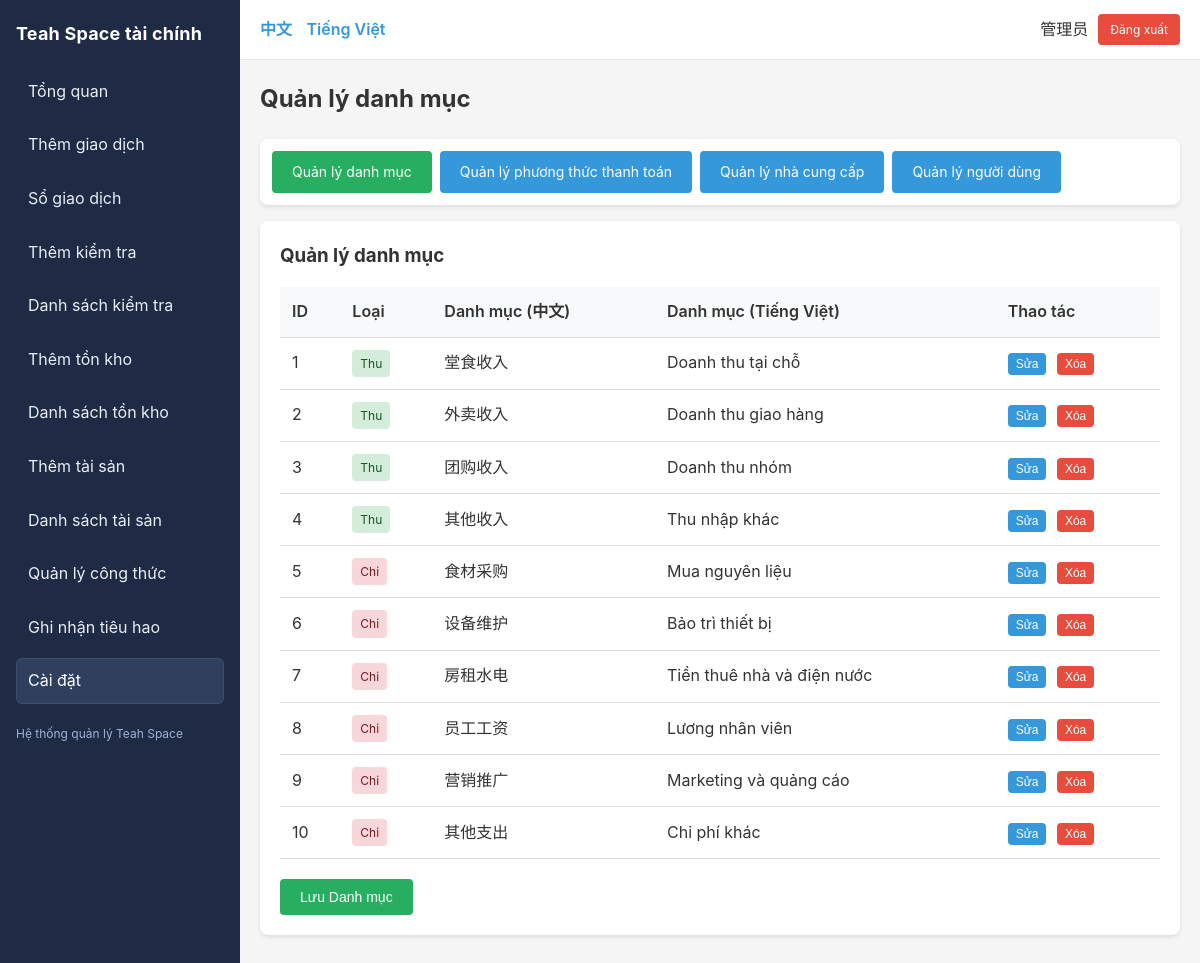
The page /index.php?r=settings/categories (signed in) on the database its author committed.
### tables this page shows
CREATE TABLE IF NOT EXISTS users (
  id INT AUTO_INCREMENT PRIMARY KEY,
  username VARCHAR(64) NOT NULL UNIQUE COMMENT '用户名',
  password_hash VARCHAR(255) NOT NULL COMMENT '密码哈希',
  display_name VARCHAR(64) NOT NULL COMMENT '显示名称',
  role_id INT NOT NULL COMMENT '角色ID',
  is_active TINYINT(1) NOT NULL DEFAULT 1 COMMENT '是否激活',
  created_at TIMESTAMP DEFAULT CURRENT_TIMESTAMP COMMENT '创建时间',
  updated_at TIMESTAMP DEFAULT CURRENT_TIMESTAMP ON UPDATE CURRENT_TIMESTAMP COMMENT '更新时间',
  CONSTRAINT fk_users_role FOREIGN KEY (role_id) REFERENCES roles(id) ON DELETE RESTRICT,
  INDEX idx_username (username),
  INDEX idx_role (role_id)
);

CREATE TABLE IF NOT EXISTS categories (
  id INT AUTO_INCREMENT PRIMARY KEY,
  `type` ENUM('income','expense','both') NOT NULL COMMENT '类型：收入/支出/两者',
  name_zh VARCHAR(64) NOT NULL COMMENT '中文名称',
  name_vi VARCHAR(64) NOT NULL COMMENT '越南语名称',
  parent_id INT NULL COMMENT '父分类ID（二级分类）',
  is_active TINYINT(1) NOT NULL DEFAULT 1 COMMENT '是否激活',
  CONSTRAINT fk_categories_parent FOREIGN KEY (parent_id) REFERENCES categories(id) ON DELETE SET NULL,
  INDEX idx_type (`type`),
  INDEX idx_parent (parent_id)
);

### app/controllers/SettingController.php (called while the page is built, shortened)
<?php
require_once __DIR__ . '/../core/Auth.php';
require_once __DIR__ . '/../models/Category.php';
require_once __DIR__ . '/../models/User.php';
require_once __DIR__ . '/../core/DB.php';
class SettingController {
  public function categories() {
    $categories = Category::all();
    include __DIR__ . '/../views/settings/categories.php';
  }
}

### app/core/Router.php (called while the page is built, shortened)
<?php
class Router {
  public static function dispatch() {
    $r = $_GET['r'] ?? 'reports/dashboard';
    [$controller, $action] = array_pad(explode('/', $r), 2, 'index');
    $obj = new $controller;
    call_user_func([$obj, $action]);
  }
}

### public/index.php (called while the page is built, shortened)
<?php
require_once __DIR__ . '/../app/config/db.php';
require_once __DIR__ . '/../app/core/DB.php';
require_once __DIR__ . '/../app/core/Router.php';
require_once __DIR__ . '/../app/core/Auth.php';
require_once __DIR__ . '/../app/core/I18n.php';
Router::dispatch();

### app/core/I18n.php (called while the page is built, shortened)
<?php
class I18n {
  private static $lang = [];
  private static $current = 'vi';
  public static function init() {
    self::$current = $_SESSION['lang'] ?? 'vi';
    $langFile = __DIR__ . "/../../lang/" . self::$current . ".php";
    if (file_exists($langFile)) {
      self::$lang = require $langFile;
    } else {
      self::$lang = [];
    }
  }
  public static function t($key) {
    return self::$lang[$key] ?? $key;
  }
  public static function current() {
    return self::$current;
  }
}
function __($key) {
  return I18n::t($key);
}

### app/core/Auth.php (called while the page is built, shortened)
<?php
require_once __DIR__ . '/../models/User.php';
class Auth {
  public static function check() {
    return isset($_SESSION['user_id']);
  }
  public static function user() {
    return User::find($_SESSION['user_id']);
  }
}

### app/core/DB.php (called while the page is built)
<?php
class DB {
  private static $conn = null;
  public static function conn() {
    if (self::$conn === null) {
      $config = require __DIR__ . '/../config/db.php';
      try {
        $dsn = "mysql:host={$config['host']};dbname={$config['dbname']};charset={$config['charset']}";
        self::$conn = new PDO($dsn, $config['user'], $config['pass'], [
          PDO::ATTR_ERRMODE => PDO::ERRMODE_EXCEPTION,
          PDO::ATTR_DEFAULT_FETCH_MODE => PDO::FETCH_ASSOC,
          PDO::ATTR_EMULATE_PREPARES => false,
        ]);
      } catch (PDOException $e) {
        die('Database connection failed: ' . $e->getMessage());
      }
    }
    return self::$conn;
  }
}

### app/models/User.php (called while the page is built, shortened)
<?php
require_once __DIR__ . '/../core/DB.php';
class User {
  public static function find($id) {
    $stmt = DB::conn()->prepare("
      SELECT u.*, r.`key` as role_key, r.name_zh as role_name_zh, r.name_vi as role_name_vi
      FROM users u
      JOIN roles r ON u.role_id = r.id
      WHERE u.id = ?
    ");
    $stmt->execute([$id]);
    return $stmt->fetch();
  }
}

### app/models/Category.php (called while the page is built, shortened)
<?php
require_once __DIR__ . '/../core/DB.php';
class Category {
  public static function all($filters = []) {
    $where = [];
    $params = [];
    $sql = "SELECT * FROM categories";
    $sql .= " ORDER BY `type`, id";
    $stmt = DB::conn()->prepare($sql);
    $stmt->execute($params);
    return $stmt->fetchAll();
  }
}

### app/views/settings/categories.php (the view, shortened to what this page needs)
<?php
include __DIR__ . '/../layout/header.php';
$current = $_GET['r'] ?? '';
?>
<h2 style="margin-bottom: 20px;"><?= __('setting.categories') ?></h2>
<div class="card" style="padding: 12px; margin-bottom: 16px;">
  <div style="display: flex; gap: 8px; flex-wrap: wrap;">
    <a class="btn <?= $current === 'settings/categories' ? 'btn-success' : '' ?>" href="/index.php?r=settings/categories"><?= __('setting.categories') ?></a>
    <a class="btn <?= $current === 'settings/paymentMethods' ? 'btn-success' : '' ?>" href="/index.php?r=settings/paymentMethods"><?= __('setting.payment_methods') ?></a>
    <a class="btn <?= $current === 'settings/vendors' ? 'btn-success' : '' ?>" href="/index.php?r=settings/vendors"><?= __('setting.vendors') ?></a>
    <a class="btn <?= $current === 'settings/users' ? 'btn-success' : '' ?>" href="/index.php?r=settings/users"><?= __('setting.users') ?></a>
  </div>
</div>
<div class="card">
  <h3 style="margin-bottom: 16px;"><?= __('setting.categories') ?></h3>
  <table>
    <tr>
      <th>ID</th>
      <th><?= __('tx.type') ?></th>
      <th><?= __('field.category') ?> (中文)</th>
      <th><?= __('field.category') ?> (Tiếng Việt)</th>
      <th><?= __('list.actions') ?></th>
    </tr>
    <?php foreach ($categories as $cat): ?>
    <tr>
      <td><?= $cat['id'] ?></td>
      <td>
        <span class="badge <?= $cat['type'] === 'income' ? 'badge-income' : ($cat['type'] === 'expense' ? 'badge-expense' : 'badge-approved') ?>">
          <?php
          if ($cat['type'] === 'income') echo __('tx.income');
          elseif ($cat['type'] === 'expense') echo __('tx.expense');
          else echo 'Both';
          ?>
        </span>
      </td>
      <td><?= htmlspecialchars($cat['name_zh']) ?></td>
      <td><?= htmlspecialchars($cat['name_vi']) ?></td>
      <td>
        <button onclick="editCategory(<?= htmlspecialchars(json_encode($cat)) ?>)" class="btn" style="padding: 4px 8px; font-size: 12px;">
          <?= __('btn.edit') ?>
        </button>
        <form method="post" style="display:inline-block; margin-left:6px;" onsubmit="return confirm('<?= __('btn.delete') ?>?');">
          <button type="submit" class="btn btn-danger" style="padding: 4px 8px; font-size: 12px;"><?= __('btn.delete') ?></button>
        </form>
      </td>
    </tr>
    <?php endforeach; ?>
  </table>
  <div style="margin-top: 20px;">
    <button onclick="showAddForm()" class="btn btn-success"><?= __('btn.save') ?> <?= __('field.category') ?></button>
  </div>
</div>
<?php include __DIR__ . '/../layout/footer.php'; ?>

### app/views/layout/header.php (shortened to what this page needs)
<!doctype html>
<html lang="<?= I18n::current() ?>">
<head>
</head>
<body>
<?php if (Auth::check()): ?>
<div class="layout">
  <aside class="sidebar">
    <div class="brand"><?= __('app.name') ?></div>
    <nav class="nav-vertical">
      <a href="/index.php?r=reports/dashboard" class="<?= ($_GET['r'] ?? '') === 'reports/dashboard' ? 'active' : '' ?>">
        <?= __('nav.dashboard') ?>
      </a>
      <a href="/index.php?r=transactions/create" class="<?= ($_GET['r'] ?? '') === 'transactions/create' ? 'active' : '' ?>">
        <?= __('nav.add') ?>
      </a>
      <a href="/index.php?r=transactions/list" class="<?= ($_GET['r'] ?? '') === 'transactions/list' ? 'active' : '' ?>">
        <?= __('nav.list') ?>
      </a>
      <?php if (in_array(Auth::user()['role_key'], ['owner', 'manager', 'accountant'])): ?>
      <a href="/index.php?r=inspections/create" class="<?= ($_GET['r'] ?? '') === 'inspections/create' ? 'active' : '' ?>">
        <?= __('nav.inspections_create') ?>
      </a>
      <a href="/index.php?r=inspections/list" class="<?= ($_GET['r'] ?? '') === 'inspections/list' ? 'active' : '' ?>">
        <?= __('nav.inspections') ?>
      </a>
      <a href="/index.php?r=materials/create" class="<?= ($_GET['r'] ?? '') === 'materials/create' ? 'active' : '' ?>">
        <?= __('nav.materials_create') ?>
      </a>
      <a href="/index.php?r=materials/list" class="<?= ($_GET['r'] ?? '') === 'materials/list' ? 'active' : '' ?>">
        <?= __('nav.materials_list') ?>
      </a>
      <a href="/index.php?r=assets/create" class="<?= ($_GET['r'] ?? '') === 'assets/create' ? 'active' : '' ?>">
        <?= __('nav.assets_create') ?>
      </a>
      <a href="/index.php?r=assets/list" class="<?= ($_GET['r'] ?? '') === 'assets/list' ? 'active' : '' ?>">
        <?= __('nav.assets_list') ?>
      </a>
      <a href="/index.php?r=drinks/recipes" class="<?= ($_GET['r'] ?? '') === 'drinks/recipes' ? 'active' : '' ?>">
        <?= __('nav.recipes') ?>
      </a>
      <a href="/index.php?r=drinks/consume" class="<?= ($_GET['r'] ?? '') === 'drinks/consume' ? 'active' : '' ?>">
        <?= __('nav.consume') ?>
      </a>
      <?php endif; ?>
      <?php if (in_array(Auth::user()['role_key'], ['owner', 'manager', 'accountant'])): ?>
      <a href="/index.php?r=settings/categories" class="<?= strpos($_GET['r'] ?? '', 'settings') === 0 ? 'active' : '' ?>">
        <?= __('nav.settings') ?>
      </a>
      <?php endif; ?>
    </nav>
    <div class="hint"><?= __('app.title') ?></div>
  </aside>
  <div class="main" style="flex: 1; min-width: 0;">
    <div class="topbar">
      <div class="lang-switch">
        <a href="?<?= http_build_query(array_merge($_GET, ['lang' => 'zh'])) ?>">中文</a>
        <a href="?<?= http_build_query(array_merge($_GET, ['lang' => 'vi'])) ?>">Tiếng Việt</a>
      </div>
      <div class="user-box">
        <span><?= htmlspecialchars(Auth::user()['display_name']) ?></span>
        <a href="/index.php?r=auth/logout" class="btn btn-danger" style="padding: 6px 12px; font-size: 12px;">
          <?= __('nav.logout') ?>
        </a>
      </div>
    </div>
    <div class="container">
<?php else: ?>
<div class="container">
<?php endif; ?>

### app/views/layout/header.php (style rules this page uses)
* { margin: 0; padding: 0; box-sizing: border-box; }
body { font-family: -apple-system, BlinkMacSystemFont, 'Segoe UI', Roboto, 'Helvetica Neue', Arial, sans-serif; background: #f5f5f5; color: #333; line-height: 1.6; }
.layout { display: flex; min-height: 100vh; }
.sidebar { width: 240px; background: #1f2a44; color: #e8eef7; padding: 20px 16px; }
.sidebar .brand { font-weight: 700; font-size: 18px; margin-bottom: 20px; color: #fff; letter-spacing: 0.2px; }
.nav-vertical { display: flex; flex-direction: column; gap: 8px; }
.nav-vertical a { color: #e8eef7; text-decoration: none; padding: 10px 12px; border-radius: 6px; transition: background 0.2s, color 0.2s; }
.nav-vertical a.active { background: #2f405f; color: #fff; box-shadow: inset 0 0 0 1px rgba(255,255,255,0.08); }
.sidebar .hint { margin-top: 20px; font-size: 12px; color: #9fb2d6; }
.topbar { background: #fff; padding: 14px 20px; display: flex; align-items: center; justify-content: space-between; border-bottom: 1px solid #e5e7eb; position: sticky; top: 0; z-index: 10; }
.topbar .lang-switch a { color: #3498db; text-decoration: none; margin-right: 10px; font-weight: 600; }
.topbar .lang-switch a:last-child { margin-right: 0; }
.topbar .user-box { display: flex; align-items: center; gap: 10px; }
.container { max-width: 1200px; margin: 0 auto; padding: 20px; }
.card { background: white; border-radius: 8px; padding: 20px; margin-bottom: 20px; box-shadow: 0 2px 4px rgba(0,0,0,0.1); }
.btn { display: inline-block; padding: 10px 20px; background: #3498db; color: white; text-decoration: none; border-radius: 4px; border: none; cursor: pointer; font-size: 14px; }
.btn-danger { background: #e74c3c; }
.btn-success { background: #27ae60; }
table { width: 100%; border-collapse: collapse; background: white; }
table th, table td { padding: 12px; text-align: left; border-bottom: 1px solid #ddd; }
table th { background: #f8f9fa; font-weight: 600; }
.badge { display: inline-block; padding: 4px 8px; border-radius: 4px; font-size: 12px; }
.badge-income { background: #d4edda; color: #155724; }
.badge-expense { background: #f8d7da; color: #721c24; }

### rows shown on the page
users: display_name "管理员"
categories: id "1", name_zh "堂食收入", name_vi "Doanh thu tại chỗ"
categories: id "2", name_zh "外卖收入", name_vi "Doanh thu giao hàng"
categories: id "3", name_zh "团购收入", name_vi "Doanh thu nhóm"
categories: id "4", name_zh "其他收入", name_vi "Thu nhập khác"
categories: id "5", name_zh "食材采购", name_vi "Mua nguyên liệu"
categories: id "6", name_zh "设备维护", name_vi "Bảo trì thiết bị"
categories: id "7", name_zh "房租水电", name_vi "Tiền thuê nhà và điện nước"
categories: id "8", name_zh "员工工资", name_vi "Lương nhân viên"
categories: id "9", name_zh "营销推广", name_vi "Marketing và quảng cáo"
categories: id "10", name_zh "其他支出", name_vi "Chi phí khác"

### other values the page prints
__('app.name') "Teah Space tài chính"
__('nav.dashboard') "Tổng quan"
__('nav.add') "Thêm giao dịch"
__('nav.list') "Sổ giao dịch"
__('nav.inspections_create') "Thêm kiểm tra"
__('nav.inspections') "Danh sách kiểm tra"
__('nav.materials_create') "Thêm tồn kho"
__('nav.materials_list') "Danh sách tồn kho"
__('nav.assets_create') "Thêm tài sản"
__('nav.assets_list') "Danh sách tài sản"
__('nav.recipes') "Quản lý công thức"
__('nav.consume') "Ghi nhận tiêu hao"
__('nav.settings') "Cài đặt"
__('app.title') "Hệ thống quản lý Teah Space"
__('nav.logout') "Đăng xuất"
